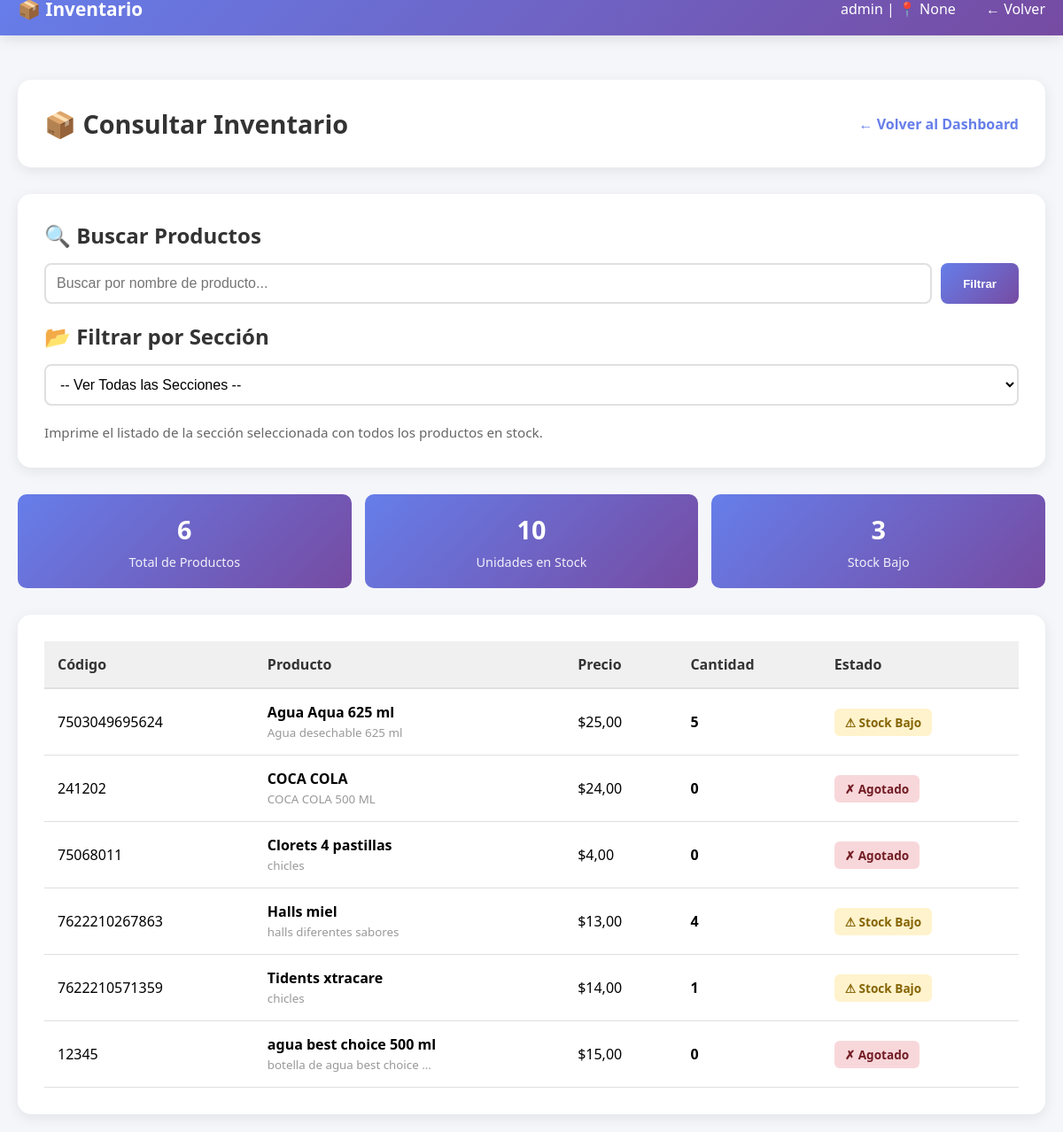
The app's page /ventas/inventario/ (signed in) with its own data.
### usuarios/models.py (models this page shows, shortened)
class UsuarioPersonalizado(AbstractUser):
    ROL_CHOICES = (
        ('admin', 'Administrador'),
        ('vendedor', 'Vendedor'),
        ('cajero', 'Cajero'),
    )
    rol = models.CharField(max_length=10, choices=ROL_CHOICES, default='vendedor')
    sucursal = models.ForeignKey(Sucursal, on_delete=models.SET_NULL, null=True, blank=True)
    activo = models.BooleanField(default=True)
    fecha_creacion = models.DateTimeField(auto_now_add=True)
    class Meta:
        verbose_name = "Usuario"
        verbose_name_plural = "Usuarios"

### inventario/models.py (models this page shows, shortened)
class InventarioSucursal(models.Model):
    sucursal = models.ForeignKey(Sucursal, on_delete=models.CASCADE)
    producto = models.ForeignKey(Producto, on_delete=models.CASCADE)
    cantidad = models.IntegerField(default=0)
    class Meta:
        unique_together = ('sucursal', 'producto') # Evita duplicados

class Producto(models.Model):
    codigo_barras = models.CharField(max_length=50, blank=True, null=True, unique=True)
    nombre = models.CharField(max_length=100)
    descripcion = models.TextField(blank=True, null=True)
    precio_venta = models.DecimalField(max_digits=10, decimal_places=2)
    seccion = models.ForeignKey(Seccion, on_delete=models.SET_NULL, null=True, blank=True, related_name='productos')

### ventas/views.py (the view)
# urls.py: path('inventario/', consultar_inventario, name='consultar_inventario'),
@login_required(login_url='login')
@rol_requerido('vendedor', 'cajero', 'admin')
@solo_activos
def consultar_inventario(request):
    sucursal_id = request.session.get('sucursal_id')
    seccion_id = request.GET.get('seccion')
    from inventario.models import Seccion
    secciones = Seccion.objects.all().order_by('nombre')
    inventario = InventarioSucursal.objects.filter(
        sucursal_id=sucursal_id
    ).select_related('producto', 'producto__seccion').order_by('producto__nombre')
    if seccion_id:
        inventario = inventario.filter(producto__seccion_id=seccion_id)
    context = {
        'inventario': inventario,
        'secciones': secciones,
        'seccion_seleccionada': int(seccion_id) if seccion_id else None,
        'sucursal': request.session.get('sucursal_nombre'),
        'usuario': request.user.username,
    }
    return render(request, 'consultar_inventario.html', context)

### usuarios/decoradores.py (called while the page is built)
def rol_requerido(*roles):
    def decorator(view_func):
        @wraps(view_func)
        def wrapper(request, *args, **kwargs):
            if not request.user.is_authenticated:
                return redirect('login')
            if request.user.rol == 'admin':
                return view_func(request, *args, **kwargs)
            if request.user.rol in roles:
                return view_func(request, *args, **kwargs)
            return HttpResponseForbidden("No tienes permisos para acceder a esta página")
        return wrapper
    return decorator

def solo_activos(view_func):
    @wraps(view_func)
    def wrapper(request, *args, **kwargs):
        if not request.user.is_authenticated or not request.user.activo:
            return redirect('login')
        return view_func(request, *args, **kwargs)
    return wrapper

### templates/consultar_inventario.html (shortened to what this page needs)
<!DOCTYPE html>
<html lang="es">
<head>
</head>
<body>
    <div class="navbar">
        <div class="navbar-content">
            <div class="navbar-brand">📦 Inventario</div>
            <div>
                <span style="margin-right: 30px;">{{ usuario }} | 📍 {{ sucursal }}</span>
                <a href="{% url 'punto_de_venta' %}" style="color: white; text-decoration: none;">← Volver</a>
            </div>
        </div>
    </div>
    <div class="container">
        <div class="header">
            <h1>📦 Consultar Inventario</h1>
            <a href="{% url 'punto_de_venta' %}" class="back-link">← Volver al Dashboard</a>
        </div>
        <div class="search-section">
            <h2 style="margin-bottom: 15px; color: #333;">🔍 Buscar Productos</h2>
            <div class="search-box">
                <input type="text" id="buscar" placeholder="Buscar por nombre de producto...">
                <button class="btn-filtrar" onclick="filtrarInventario()">Filtrar</button>
            </div>
            <h2 style="margin-bottom: 15px; color: #333; margin-top: 20px;">📂 Filtrar por Sección</h2>
            <div class="search-box">
                <select id="seccionSelect" onchange="cambiarSeccion()">
                    <option value="">-- Ver Todas las Secciones --</option>
                </select>
            </div>
            <p style="margin-top: 10px; color: #666; font-size: 0.95em;">Imprime el listado de la sección seleccionada con todos los productos en stock.</p>
        </div>
        <div class="stats">
            <div class="stat-card">
                <div class="stat-value">{{ inventario.count }}</div>
                <div class="stat-label">Total de Productos</div>
            </div>
            <div class="stat-card">
                <div class="stat-value" id="total-stock">0</div>
                <div class="stat-label">Unidades en Stock</div>
            </div>
            <div class="stat-card">
                <div class="stat-value" id="productos-bajo">0</div>
                <div class="stat-label">Stock Bajo</div>
            </div>
        </div>
        <div class="table-container">
            {% if inventario %}
                <table id="inventarioTable">
                    <thead>
                        <tr>
                            <th>Código</th>
                            <th>Producto</th>
                            <th>Precio</th>
                            <th>Cantidad</th>
                            <th>Estado</th>
                        </tr>
                    </thead>
                    <tbody>
                        {% for item in inventario %}
                            <tr class="producto-row" data-nombre="{{ item.producto.nombre|lower }}">
                                <td>{{ item.producto.codigo_barras|default:"Sin código" }}</td>
                                <td>
                                    <strong>{{ item.producto.nombre }}</strong>
                                    {% if item.producto.descripcion %}
                                        <br><small style="color: #999;">{{ item.producto.descripcion|truncatewords:5 }}</small>
                                    {% endif %}
                                </td>
                                <td>${{ item.producto.precio_venta }}</td>
                                <td>
                                    <strong>{{ item.cantidad }}</strong>
                                </td>
                                <td>
                                    {% if item.cantidad > 10 %}
                                        <span class="status-badge status-stock">✓ En Stock</span>
                                    {% elif item.cantidad > 0 %}
                                        <span class="status-badge status-bajo">⚠ Stock Bajo</span>
                                    {% else %}
                                        <span class="status-badge status-agotado">✗ Agotado</span>
                                    {% endif %}
                                </td>
                            </tr>
                        {% endfor %}
                    </tbody>
                </table>
            {% else %}
                <div class="empty-state">
                    <div class="empty-icon">📭</div>
                    <h3>No hay productos en inventario</h3>
                    <p>Agrega productos a través del panel administrativo</p>
                </div>
            {% endif %}
        </div>
    </div>
</body>
</html>

### templates/consultar_inventario.html (style rules this page uses)
* { margin: 0; padding: 0; box-sizing: border-box; }
body { font-family: 'Segoe UI', Tahoma, Geneva, Verdana, sans-serif; background: #f5f6fa; padding: 20px; margin-top: 70px; }
.navbar { background: linear-gradient(135deg, #667eea 0%, #764ba2 100%); padding: 1rem 20px; box-shadow: 0 4px 15px rgba(0, 0, 0, 0.1); position: fixed; top: 0; width: 100%; z-index: 100; margin: -20px -20px 0 -20px; }
.navbar-content { max-width: 1200px; margin: 0 auto; display: flex; justify-content: space-between; align-items: center; color: white; }
.navbar-brand { font-size: 1.3em; font-weight: bold; }
.container { max-width: 1200px; margin: 0 auto; }
.header { background: white; padding: 30px; border-radius: 15px; box-shadow: 0 4px 15px rgba(0, 0, 0, 0.08); margin-bottom: 30px; display: flex; justify-content: space-between; align-items: center; }
.header h1 { color: #333; font-size: 1.8em; }
.back-link { color: #667eea; text-decoration: none; font-weight: 600; }
.search-section { background: white; padding: 30px; border-radius: 15px; box-shadow: 0 4px 15px rgba(0, 0, 0, 0.08); margin-bottom: 30px; }
.search-box { display: flex; gap: 10px; margin-bottom: 20px; }
#buscar { flex: 1; padding: 12px; border: 2px solid #e0e0e0; border-radius: 8px; font-size: 1em; transition: border-color 0.3s ease; }
#seccionSelect { flex: 1; padding: 12px; border: 2px solid #e0e0e0; border-radius: 8px; font-size: 1em; transition: border-color 0.3s ease; background-color: white; cursor: pointer; }
.btn-filtrar { padding: 12px 25px; background: linear-gradient(135deg, #667eea 0%, #764ba2 100%); color: white; border: none; border-radius: 8px; font-weight: 600; cursor: pointer; transition: all 0.3s ease; }
.stats { display: grid; grid-template-columns: repeat(auto-fit, minmax(200px, 1fr)); gap: 15px; margin-bottom: 30px; }
.stat-card { background: linear-gradient(135deg, #667eea 0%, #764ba2 100%); color: white; padding: 20px; border-radius: 10px; text-align: center; }
.stat-value { font-size: 1.8em; font-weight: bold; margin-bottom: 8px; }
.stat-label { font-size: 0.9em; opacity: 0.9; }
.table-container { background: white; padding: 30px; border-radius: 15px; box-shadow: 0 4px 15px rgba(0, 0, 0, 0.08); overflow-x: auto; }
table { width: 100%; border-collapse: collapse; }
thead { background: #f0f0f0; border-bottom: 2px solid #e0e0e0; }
th { padding: 15px; text-align: left; font-weight: 600; color: #333; }
td { padding: 15px; border-bottom: 1px solid #e0e0e0; }
.status-badge { display: inline-block; padding: 6px 12px; border-radius: 6px; font-weight: 600; font-size: 0.85em; }
.status-agotado { background: #f8d7da; color: #721c24; }
.status-bajo { background: #fff3cd; color: #856404; }

### records on screen
UsuarioPersonalizado: username "admin"
InventarioSucursal: producto.codigo_barras "7503049695624", producto.nombre "Agua Aqua 625 ml", producto.descripcion "Agua desechable 625 ml", producto.precio_venta "25,00", cantidad "5", shows "⚠ Stock Bajo"
InventarioSucursal: producto.codigo_barras "241202", producto.nombre "COCA COLA", producto.descripcion "COCA COLA 500 ML", producto.precio_venta "24,00", cantidad "0", shows "✗ Agotado"
InventarioSucursal: producto.codigo_barras "75068011", producto.nombre "Clorets 4 pastillas", producto.descripcion "chicles", producto.precio_venta "4,00", cantidad "0", shows "✗ Agotado"
InventarioSucursal: producto.codigo_barras "7622210267863", producto.nombre "Halls miel", producto.descripcion "halls diferentes sabores", producto.precio_venta "13,00", cantidad "4", shows "⚠ Stock Bajo"
InventarioSucursal: producto.codigo_barras "7622210571359", producto.nombre "Tidents xtracare", producto.descripcion "chicles", producto.precio_venta "14,00", cantidad "1", shows "⚠ Stock Bajo"
InventarioSucursal: producto.codigo_barras "12345", producto.nombre "agua best choice 500 ml", producto.descripcion "botella de agua best choice …", producto.precio_venta "15,00", cantidad "0", shows "✗ Agotado"

### other values on screen
{{ sucursal }} "None"
{{ inventario.count }} "6"
